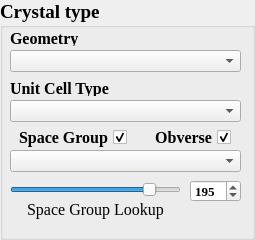
       <widget class="QGroupBox" name="groupBox_crystal">
        <property name="sizePolicy">
         <sizepolicy hsizetype="Fixed" vsizetype="Fixed">
          <horstretch>0</horstretch>
          <verstretch>0</verstretch>
         </sizepolicy>
        </property>
        <property name="minimumSize">
         <size>
          <width>255</width>
          <height>240</height>
         </size>
        </property>
        <property name="maximumSize">
         <size>
          <width>255</width>
          <height>240</height>
         </size>
        </property>
        <property name="font">
         <font>
          <family>Times New Roman</family>
          <pointsize>14</pointsize>
          <weight>75</weight>
          <bold>true</bold>
         </font>
        </property>
        <property name="title">
         <string>Crystal type</string>
        </property>
        <widget class="QComboBox" name="comboBox_crystaltype">
         <property name="geometry">
          <rect>
           <x>10</x>
           <y>50</y>
           <width>231</width>
           <height>22</height>
          </rect>
         </property>
         <property name="font">
          <font>
           <pointsize>12</pointsize>
           <weight>50</weight>
           <bold>false</bold>
          </font>
         </property>
         <property name="toolTip">
          <string>&lt;!DOCTYPE HTML PUBLIC &quot;-//W3C//DTD HTML 4.0//EN&quot; &quot;http://www.w3.org/TR/REC-html40/strict.dtd&quot;&gt;
&lt;html&gt;&lt;head&gt;&lt;meta name=&quot;qrichtext&quot; content=&quot;1&quot; /&gt;&lt;style type=&quot;text/css&quot;&gt;
p, li { white-space: pre-wrap; }
&lt;/style&gt;&lt;/head&gt;&lt;body style=&quot; font-family:'Times New Roman'; font-size:14pt; font-weight:600; font-style:normal;&quot;&gt;
&lt;p style=&quot; margin-top:0px; margin-bottom:0px; margin-left:0px; margin-right:0px; -qt-block-indent:0; text-indent:0px;&quot;&gt;&lt;span style=&quot; font-size:10pt; font-weight:400;&quot;&gt;Select the crystal type&lt;/span&gt;&lt;/p&gt;&lt;/body&gt;&lt;/html&gt;</string>
         </property>
         <property name="maxVisibleItems">
          <number>6</number>
         </property>
        </widget>
        <widget class="QLabel" name="label_celltype">
         <property name="geometry">
          <rect>
           <x>10</x>
           <y>80</y>
           <width>141</width>
           <height>16</height>
          </rect>
         </property>
         <property name="font">
          <font>
           <family>Times New Roman</family>
           <pointsize>12</pointsize>
           <weight>75</weight>
           <bold>true</bold>
          </font>
         </property>
         <property name="text">
          <string>Unit Cell Type</string>
         </property>
        </widget>
        <widget class="QComboBox" name="comboBox_celltype">
         <property name="geometry">
          <rect>
           <x>10</x>
           <y>100</y>
           <width>231</width>
           <height>22</height>
          </rect>
         </property>
         <property name="font">
          <font>
           <pointsize>12</pointsize>
           <weight>50</weight>
           <bold>false</bold>
          </font>
         </property>
         <property name="toolTip">
          <string>&lt;!DOCTYPE HTML PUBLIC &quot;-//W3C//DTD HTML 4.0//EN&quot; &quot;http://www.w3.org/TR/REC-html40/strict.dtd&quot;&gt;
&lt;html&gt;&lt;head&gt;&lt;meta name=&quot;qrichtext&quot; content=&quot;1&quot; /&gt;&lt;style type=&quot;text/css&quot;&gt;
p, li { white-space: pre-wrap; }
&lt;/style&gt;&lt;/head&gt;&lt;body style=&quot; font-family:'Times New Roman'; font-size:14pt; font-weight:600; font-style:normal;&quot;&gt;
&lt;p style=&quot; margin-top:0px; margin-bottom:0px; margin-left:0px; margin-right:0px; -qt-block-indent:0; text-indent:0px;&quot;&gt;&lt;span style=&quot; font-size:10pt; font-weight:400;&quot;&gt;Select the unit cell type&lt;/span&gt;&lt;/p&gt;&lt;/body&gt;&lt;/html&gt;</string>
         </property>
        </widget>
        <widget class="QLabel" name="label_crystaltype">
         <property name="geometry">
          <rect>
           <x>10</x>
           <y>30</y>
           <width>141</width>
           <height>16</height>
          </rect>
         </property>
         <property name="font">
          <font>
           <family>Times New Roman</family>
           <pointsize>12</pointsize>
           <weight>75</weight>
           <bold>true</bold>
          </font>
         </property>
         <property name="text">
          <string>Geometry</string>
         </property>
        </widget>
        <widget class="QComboBox" name="comboBox_spacegroup">
         <property name="geometry">
          <rect>
           <x>10</x>
           <y>150</y>
           <width>231</width>
           <height>22</height>
          </rect>
         </property>
         <property name="font">
          <font>
           <pointsize>12</pointsize>
           <weight>50</weight>
           <bold>false</bold>
          </font>
         </property>
         <property name="toolTip">
          <string>&lt;!DOCTYPE HTML PUBLIC &quot;-//W3C//DTD HTML 4.0//EN&quot; &quot;http://www.w3.org/TR/REC-html40/strict.dtd&quot;&gt;
&lt;html&gt;&lt;head&gt;&lt;meta name=&quot;qrichtext&quot; content=&quot;1&quot; /&gt;&lt;style type=&quot;text/css&quot;&gt;
p, li { white-space: pre-wrap; }
&lt;/style&gt;&lt;/head&gt;&lt;body style=&quot; font-family:'Times New Roman'; font-size:12pt; font-weight:400; font-style:normal;&quot;&gt;
&lt;p style=&quot; margin-top:0px; margin-bottom:0px; margin-left:0px; margin-right:0px; -qt-block-indent:0; text-indent:0px;&quot;&gt;&lt;span style=&quot; font-size:10pt;&quot;&gt;Select the space group.&lt;/span&gt;&lt;/p&gt;&lt;/body&gt;&lt;/html&gt;</string>
         </property>
        </widget>
        <widget class="QSlider" name="hSlider_spacegroup">
         <property name="enabled">
          <bool>true</bool>
         </property>
         <property name="geometry">
          <rect>
           <x>10</x>
           <y>180</y>
           <width>171</width>
           <height>19</height>
          </rect>
         </property>
         <property name="toolTip">
          <string>&lt;!DOCTYPE HTML PUBLIC &quot;-//W3C//DTD HTML 4.0//EN&quot; &quot;http://www.w3.org/TR/REC-html40/strict.dtd&quot;&gt;
&lt;html&gt;&lt;head&gt;&lt;meta name=&quot;qrichtext&quot; content=&quot;1&quot; /&gt;&lt;style type=&quot;text/css&quot;&gt;
p, li { white-space: pre-wrap; }
&lt;/style&gt;&lt;/head&gt;&lt;body style=&quot; font-family:'Times New Roman'; font-size:14pt; font-weight:600; font-style:normal;&quot;&gt;
&lt;p style=&quot; margin-top:0px; margin-bottom:0px; margin-left:0px; margin-right:0px; -qt-block-indent:0; text-indent:0px;&quot;&gt;&lt;span style=&quot; font-size:10pt; font-weight:400;&quot;&gt;Space group lookup&lt;/span&gt;&lt;/p&gt;&lt;/body&gt;&lt;/html&gt;</string>
         </property>
         <property name="minimum">
          <number>1</number>
         </property>
         <property name="maximum">
          <number>230</number>
         </property>
         <property name="singleStep">
          <number>1</number>
         </property>
         <property name="pageStep">
          <number>10</number>
         </property>
         <property name="value">
          <number>195</number>
         </property>
         <property name="sliderPosition">
          <number>195</number>
         </property>
         <property name="tracking">
          <bool>true</bool>
         </property>
         <property name="orientation">
          <enum>Qt::Horizontal</enum>
         </property>
         <property name="invertedAppearance">
          <bool>false</bool>
         </property>
         <property name="tickPosition">
          <enum>QSlider::NoTicks</enum>
         </property>
        </widget>
        <widget class="QSpinBox" name="spinBox_spacegroup">
         <property name="enabled">
          <bool>true</bool>
         </property>
         <property name="geometry">
          <rect>
           <x>190</x>
           <y>180</y>
           <width>51</width>
           <height>22</height>
          </rect>
         </property>
         <property name="font">
          <font>
           <pointsize>10</pointsize>
          </font>
         </property>
         <property name="toolTip">
          <string>&lt;!DOCTYPE HTML PUBLIC &quot;-//W3C//DTD HTML 4.0//EN&quot; &quot;http://www.w3.org/TR/REC-html40/strict.dtd&quot;&gt;
&lt;html&gt;&lt;head&gt;&lt;meta name=&quot;qrichtext&quot; content=&quot;1&quot; /&gt;&lt;style type=&quot;text/css&quot;&gt;
p, li { white-space: pre-wrap; }
&lt;/style&gt;&lt;/head&gt;&lt;body style=&quot; font-family:'Times New Roman'; font-size:10pt; font-weight:600; font-style:normal;&quot;&gt;
&lt;p style=&quot; margin-top:0px; margin-bottom:0px; margin-left:0px; margin-right:0px; -qt-block-indent:0; text-indent:0px;&quot;&gt;&lt;span style=&quot; font-weight:400;&quot;&gt;Space group lookup&lt;/span&gt;&lt;/p&gt;&lt;/body&gt;&lt;/html&gt;</string>
         </property>
         <property name="minimum">
          <number>1</number>
         </property>
         <property name="maximum">
          <number>230</number>
         </property>
         <property name="value">
          <number>195</number>
         </property>
        </widget>
        <widget class="QLabel" name="label_spacegrouplookup">
         <property name="geometry">
          <rect>
           <x>20</x>
           <y>200</y>
           <width>151</width>
           <height>20</height>
          </rect>
         </property>
         <property name="font">
          <font>
           <family>Times New Roman</family>
           <pointsize>12</pointsize>
           <weight>75</weight>
           <bold>true</bold>
          </font>
         </property>
         <property name="text">
          <string>&lt;!DOCTYPE HTML PUBLIC &quot;-//W3C//DTD HTML 4.0//EN&quot; &quot;http://www.w3.org/TR/REC-html40/strict.dtd&quot;&gt;
&lt;html&gt;&lt;head&gt;&lt;meta name=&quot;qrichtext&quot; content=&quot;1&quot; /&gt;&lt;style type=&quot;text/css&quot;&gt;
p, li { white-space: pre-wrap; }
&lt;/style&gt;&lt;/head&gt;&lt;body style=&quot; font-family:'Times New Roman'; font-size:12pt; font-weight:600; font-style:normal;&quot;&gt;
&lt;p align=&quot;center&quot; style=&quot; margin-top:0px; margin-bottom:0px; margin-left:0px; margin-right:0px; -qt-block-indent:0; text-indent:0px;&quot;&gt;&lt;span style=&quot; font-weight:400;&quot;&gt;Space Group Lookup&lt;/span&gt;&lt;/p&gt;&lt;/body&gt;&lt;/html&gt;</string>
         </property>
        </widget>
        <widget class="QCheckBox" name="checkBox_spacegroup">
         <property name="geometry">
          <rect>
           <x>6</x>
           <y>126</y>
           <width>121</width>
           <height>23</height>
          </rect>
         </property>
         <property name="font">
          <font>
           <pointsize>12</pointsize>
           <weight>75</weight>
           <bold>true</bold>
          </font>
         </property>
         <property name="toolTip">
          <string>&lt;!DOCTYPE HTML PUBLIC &quot;-//W3C//DTD HTML 4.0//EN&quot; &quot;http://www.w3.org/TR/REC-html40/strict.dtd&quot;&gt;
&lt;html&gt;&lt;head&gt;&lt;meta name=&quot;qrichtext&quot; content=&quot;1&quot; /&gt;&lt;style type=&quot;text/css&quot;&gt;
p, li { white-space: pre-wrap; }
&lt;/style&gt;&lt;/head&gt;&lt;body style=&quot; font-family:'Times New Roman'; font-size:12pt; font-weight:600; font-style:normal;&quot;&gt;
&lt;p style=&quot; margin-top:0px; margin-bottom:0px; margin-left:0px; margin-right:0px; -qt-block-indent:0; text-indent:0px;&quot;&gt;&lt;span style=&quot; font-weight:400;&quot;&gt;Enabled: uses space group information to find allowed spots.&lt;/span&gt;&lt;/p&gt;
&lt;p style=&quot; margin-top:0px; margin-bottom:0px; margin-left:0px; margin-right:0px; -qt-block-indent:0; text-indent:0px;&quot;&gt;&lt;span style=&quot; font-weight:400;&quot;&gt;Disabled: calculates generic diffraction pattern based upon geometry alone&lt;/span&gt;&lt;/p&gt;&lt;/body&gt;&lt;/html&gt;</string>
         </property>
         <property name="layoutDirection">
          <enum>Qt::RightToLeft</enum>
         </property>
         <property name="text">
          <string>Space Group</string>
         </property>
         <property name="checked">
          <bool>true</bool>
         </property>
        </widget>
        <widget class="QCheckBox" name="checkBox_obverse">
         <property name="geometry">
          <rect>
           <x>140</x>
           <y>126</y>
           <width>91</width>
           <height>23</height>
          </rect>
         </property>
         <property name="font">
          <font>
           <pointsize>12</pointsize>
           <weight>75</weight>
           <bold>true</bold>
          </font>
         </property>
         <property name="toolTip">
          <string>&lt;!DOCTYPE HTML PUBLIC &quot;-//W3C//DTD HTML 4.0//EN&quot; &quot;http://www.w3.org/TR/REC-html40/strict.dtd&quot;&gt;
&lt;html&gt;&lt;head&gt;&lt;meta name=&quot;qrichtext&quot; content=&quot;1&quot; /&gt;&lt;style type=&quot;text/css&quot;&gt;
p, li { white-space: pre-wrap; }
&lt;/style&gt;&lt;/head&gt;&lt;body style=&quot; font-family:'Times New Roman'; font-size:12pt; font-weight:600; font-style:normal;&quot;&gt;
&lt;p style=&quot; margin-top:0px; margin-bottom:0px; margin-left:0px; margin-right:0px; -qt-block-indent:0; text-indent:0px;&quot;&gt;&lt;span style=&quot; font-weight:400;&quot;&gt;Checked: Calculate Rhombohedral Obverse setting&lt;/span&gt;&lt;/p&gt;
&lt;p style=&quot; margin-top:0px; margin-bottom:0px; margin-left:0px; margin-right:0px; -qt-block-indent:0; text-indent:0px;&quot;&gt;&lt;span style=&quot; font-weight:400;&quot;&gt;UnChecked: C&lt;/span&gt;&lt;span style=&quot; font-weight:400;&quot;&gt;alculate Rhombohedral Reverse setting&lt;/span&gt;&lt;/p&gt;&lt;/body&gt;&lt;/html&gt;</string>
         </property>
         <property name="layoutDirection">
          <enum>Qt::RightToLeft</enum>
         </property>
         <property name="text">
          <string>Obverse</string>
         </property>
         <property name="checked">
          <bool>true</bool>
         </property>
        </widget>
       </widget>
